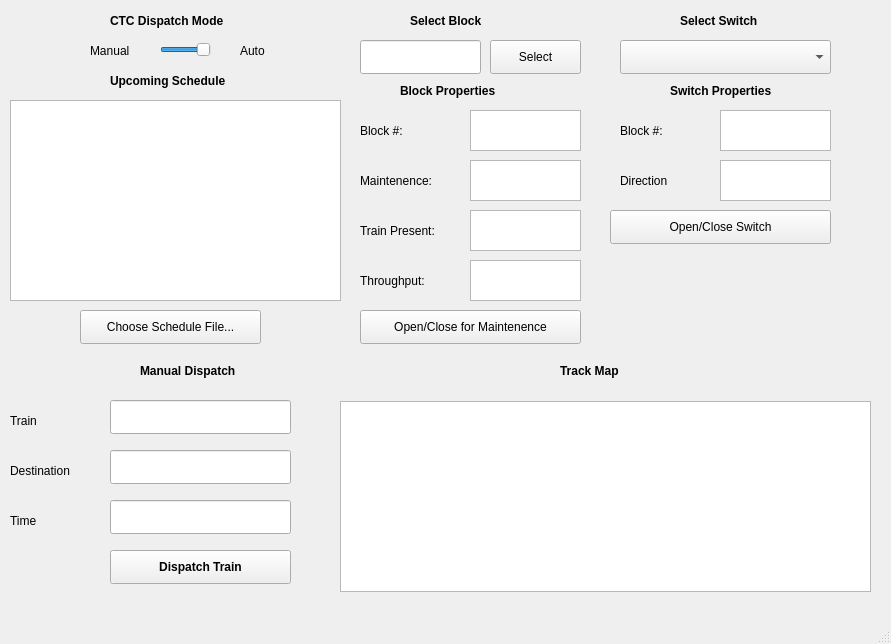
<?xml version="1.0" encoding="UTF-8"?>
<ui version="4.0">
 <class>CTCWindow</class>
 <widget class="QMainWindow" name="CTCWindow">
  <property name="geometry">
   <rect>
    <x>0</x>
    <y>0</y>
    <width>891</width>
    <height>644</height>
   </rect>
  </property>
  <property name="sizePolicy">
   <sizepolicy hsizetype="Fixed" vsizetype="Fixed">
    <horstretch>0</horstretch>
    <verstretch>0</verstretch>
   </sizepolicy>
  </property>
  <property name="minimumSize">
   <size>
    <width>0</width>
    <height>0</height>
   </size>
  </property>
  <property name="maximumSize">
   <size>
    <width>9999</width>
    <height>9999</height>
   </size>
  </property>
  <property name="windowTitle">
   <string>CTC Module</string>
  </property>
  <widget class="QWidget" name="centralwidget">
   <widget class="QPushButton" name="button_chooseSchedule">
    <property name="geometry">
     <rect>
      <x>80</x>
      <y>310</y>
      <width>181</width>
      <height>34</height>
     </rect>
    </property>
    <property name="text">
     <string>Choose Schedule File...</string>
    </property>
   </widget>
   <widget class="QLabel" name="label_upcomingSchedule">
    <property name="geometry">
     <rect>
      <x>110</x>
      <y>70</y>
      <width>151</width>
      <height>22</height>
     </rect>
    </property>
    <property name="font">
     <font>
      <weight>75</weight>
      <bold>true</bold>
     </font>
    </property>
    <property name="text">
     <string>Upcoming Schedule</string>
    </property>
   </widget>
   <widget class="QSlider" name="horizontalSlider_mode">
    <property name="geometry">
     <rect>
      <x>160</x>
      <y>40</y>
      <width>51</width>
      <height>20</height>
     </rect>
    </property>
    <property name="maximum">
     <number>1</number>
    </property>
    <property name="value">
     <number>1</number>
    </property>
    <property name="orientation">
     <enum>Qt::Horizontal</enum>
    </property>
   </widget>
   <widget class="QLabel" name="label_ctcDispatchMode">
    <property name="geometry">
     <rect>
      <x>110</x>
      <y>10</y>
      <width>151</width>
      <height>22</height>
     </rect>
    </property>
    <property name="font">
     <font>
      <weight>75</weight>
      <bold>true</bold>
     </font>
    </property>
    <property name="text">
     <string>CTC Dispatch Mode</string>
    </property>
   </widget>
   <widget class="QLabel" name="label_autoDispatchMode">
    <property name="geometry">
     <rect>
      <x>240</x>
      <y>40</y>
      <width>41</width>
      <height>22</height>
     </rect>
    </property>
    <property name="font">
     <font>
      <weight>50</weight>
      <bold>false</bold>
     </font>
    </property>
    <property name="text">
     <string>Auto</string>
    </property>
   </widget>
   <widget class="QLabel" name="label_manualDispatchMode">
    <property name="geometry">
     <rect>
      <x>90</x>
      <y>40</y>
      <width>61</width>
      <height>22</height>
     </rect>
    </property>
    <property name="font">
     <font>
      <weight>50</weight>
      <bold>false</bold>
     </font>
    </property>
    <property name="text">
     <string>Manual</string>
    </property>
   </widget>
   <widget class="QTextBrowser" name="textBrowser_schedule">
    <property name="geometry">
     <rect>
      <x>10</x>
      <y>100</y>
      <width>331</width>
      <height>201</height>
     </rect>
    </property>
   </widget>
   <widget class="QLabel" name="label_manualDispatchGroup">
    <property name="geometry">
     <rect>
      <x>140</x>
      <y>360</y>
      <width>131</width>
      <height>22</height>
     </rect>
    </property>
    <property name="font">
     <font>
      <weight>75</weight>
      <bold>true</bold>
     </font>
    </property>
    <property name="text">
     <string>Manual Dispatch</string>
    </property>
   </widget>
   <widget class="QLabel" name="label_manualDispatchtrain">
    <property name="geometry">
     <rect>
      <x>10</x>
      <y>410</y>
      <width>41</width>
      <height>22</height>
     </rect>
    </property>
    <property name="font">
     <font>
      <weight>50</weight>
      <bold>false</bold>
     </font>
    </property>
    <property name="text">
     <string>Train</string>
    </property>
   </widget>
   <widget class="QLabel" name="label_manualDispatchTo">
    <property name="geometry">
     <rect>
      <x>10</x>
      <y>460</y>
      <width>81</width>
      <height>22</height>
     </rect>
    </property>
    <property name="font">
     <font>
      <weight>50</weight>
      <bold>false</bold>
     </font>
    </property>
    <property name="text">
     <string>Destination</string>
    </property>
   </widget>
   <widget class="QLabel" name="label_manualDispatchToTime">
    <property name="geometry">
     <rect>
      <x>10</x>
      <y>510</y>
      <width>41</width>
      <height>22</height>
     </rect>
    </property>
    <property name="font">
     <font>
      <weight>50</weight>
      <bold>false</bold>
     </font>
    </property>
    <property name="text">
     <string>Time</string>
    </property>
   </widget>
   <widget class="QLineEdit" name="lineEdit_dispatchTrain">
    <property name="geometry">
     <rect>
      <x>110</x>
      <y>400</y>
      <width>181</width>
      <height>34</height>
     </rect>
    </property>
   </widget>
   <widget class="QLineEdit" name="lineEdit_dispatchTo">
    <property name="geometry">
     <rect>
      <x>110</x>
      <y>450</y>
      <width>181</width>
      <height>34</height>
     </rect>
    </property>
   </widget>
   <widget class="QLineEdit" name="lineEdit_dispatchTime">
    <property name="geometry">
     <rect>
      <x>110</x>
      <y>500</y>
      <width>181</width>
      <height>34</height>
     </rect>
    </property>
   </widget>
   <widget class="QPushButton" name="pushButton_dispatchTrain">
    <property name="geometry">
     <rect>
      <x>110</x>
      <y>550</y>
      <width>181</width>
      <height>34</height>
     </rect>
    </property>
    <property name="font">
     <font>
      <weight>75</weight>
      <bold>true</bold>
     </font>
    </property>
    <property name="text">
     <string>Dispatch Train</string>
    </property>
   </widget>
   <widget class="QLabel" name="label_selectBlock">
    <property name="geometry">
     <rect>
      <x>410</x>
      <y>10</y>
      <width>91</width>
      <height>22</height>
     </rect>
    </property>
    <property name="font">
     <font>
      <weight>75</weight>
      <bold>true</bold>
     </font>
    </property>
    <property name="text">
     <string>Select Block</string>
    </property>
   </widget>
   <widget class="QLineEdit" name="lineEdit_selectBlock">
    <property name="geometry">
     <rect>
      <x>360</x>
      <y>40</y>
      <width>121</width>
      <height>34</height>
     </rect>
    </property>
   </widget>
   <widget class="QLabel" name="label_blockProperties">
    <property name="geometry">
     <rect>
      <x>400</x>
      <y>80</y>
      <width>131</width>
      <height>22</height>
     </rect>
    </property>
    <property name="font">
     <font>
      <weight>75</weight>
      <bold>true</bold>
     </font>
    </property>
    <property name="text">
     <string>Block Properties</string>
    </property>
   </widget>
   <widget class="QLabel" name="label_blockPropertiesId">
    <property name="geometry">
     <rect>
      <x>360</x>
      <y>120</y>
      <width>67</width>
      <height>22</height>
     </rect>
    </property>
    <property name="text">
     <string>Block #:</string>
    </property>
   </widget>
   <widget class="QTextBrowser" name="textBrowser_blockPropertiesId">
    <property name="geometry">
     <rect>
      <x>470</x>
      <y>110</y>
      <width>111</width>
      <height>41</height>
     </rect>
    </property>
   </widget>
   <widget class="QLabel" name="label_blockPropertiesMaintenence">
    <property name="geometry">
     <rect>
      <x>360</x>
      <y>170</y>
      <width>101</width>
      <height>22</height>
     </rect>
    </property>
    <property name="text">
     <string>Maintenence:</string>
    </property>
   </widget>
   <widget class="QTextBrowser" name="textBrowser_blockPropertiesMaintenence">
    <property name="geometry">
     <rect>
      <x>470</x>
      <y>160</y>
      <width>111</width>
      <height>41</height>
     </rect>
    </property>
   </widget>
   <widget class="QLabel" name="label_blockPropertiestrainPresent">
    <property name="geometry">
     <rect>
      <x>360</x>
      <y>220</y>
      <width>101</width>
      <height>22</height>
     </rect>
    </property>
    <property name="text">
     <string>Train Present:</string>
    </property>
   </widget>
   <widget class="QTextBrowser" name="textBrowser_blockPropertiesTrainPresent">
    <property name="geometry">
     <rect>
      <x>470</x>
      <y>210</y>
      <width>111</width>
      <height>41</height>
     </rect>
    </property>
   </widget>
   <widget class="QLabel" name="label_blockPropertiesThroughput">
    <property name="geometry">
     <rect>
      <x>360</x>
      <y>270</y>
      <width>101</width>
      <height>22</height>
     </rect>
    </property>
    <property name="text">
     <string>Throughput:</string>
    </property>
   </widget>
   <widget class="QTextBrowser" name="textBrowser_blockPropertiesThroughput">
    <property name="geometry">
     <rect>
      <x>470</x>
      <y>260</y>
      <width>111</width>
      <height>41</height>
     </rect>
    </property>
   </widget>
   <widget class="QPushButton" name="pushButton_openCloseForMaintenecnce">
    <property name="geometry">
     <rect>
      <x>360</x>
      <y>310</y>
      <width>221</width>
      <height>34</height>
     </rect>
    </property>
    <property name="text">
     <string>Open/Close for Maintenence</string>
    </property>
   </widget>
   <widget class="QPushButton" name="pushButton_selectBlockGo">
    <property name="geometry">
     <rect>
      <x>490</x>
      <y>40</y>
      <width>91</width>
      <height>34</height>
     </rect>
    </property>
    <property name="text">
     <string>Select</string>
    </property>
   </widget>
   <widget class="QGraphicsView" name="graphicsView">
    <property name="geometry">
     <rect>
      <x>340</x>
      <y>401</y>
      <width>531</width>
      <height>191</height>
     </rect>
    </property>
    <property name="interactive">
     <bool>true</bool>
    </property>
   </widget>
   <widget class="QLabel" name="label_selectSwitch">
    <property name="geometry">
     <rect>
      <x>680</x>
      <y>10</y>
      <width>101</width>
      <height>22</height>
     </rect>
    </property>
    <property name="font">
     <font>
      <weight>75</weight>
      <bold>true</bold>
     </font>
    </property>
    <property name="text">
     <string>Select Switch</string>
    </property>
   </widget>
   <widget class="QComboBox" name="comboBox">
    <property name="geometry">
     <rect>
      <x>620</x>
      <y>40</y>
      <width>211</width>
      <height>34</height>
     </rect>
    </property>
   </widget>
   <widget class="QLabel" name="label_switchProperties">
    <property name="geometry">
     <rect>
      <x>670</x>
      <y>80</y>
      <width>131</width>
      <height>22</height>
     </rect>
    </property>
    <property name="font">
     <font>
      <weight>75</weight>
      <bold>true</bold>
     </font>
    </property>
    <property name="text">
     <string>Switch Properties</string>
    </property>
   </widget>
   <widget class="QLabel" name="label_switchPropertiesId">
    <property name="geometry">
     <rect>
      <x>620</x>
      <y>120</y>
      <width>67</width>
      <height>22</height>
     </rect>
    </property>
    <property name="text">
     <string>Block #:</string>
    </property>
   </widget>
   <widget class="QTextBrowser" name="textBrowser_switchId">
    <property name="geometry">
     <rect>
      <x>720</x>
      <y>110</y>
      <width>111</width>
      <height>41</height>
     </rect>
    </property>
   </widget>
   <widget class="QLabel" name="label_switchDirection">
    <property name="geometry">
     <rect>
      <x>620</x>
      <y>170</y>
      <width>67</width>
      <height>22</height>
     </rect>
    </property>
    <property name="text">
     <string>Direction</string>
    </property>
   </widget>
   <widget class="QTextBrowser" name="textBrowser_switchDirection">
    <property name="geometry">
     <rect>
      <x>720</x>
      <y>160</y>
      <width>111</width>
      <height>41</height>
     </rect>
    </property>
   </widget>
   <widget class="QPushButton" name="pushButton_openCloseSwitch">
    <property name="geometry">
     <rect>
      <x>610</x>
      <y>210</y>
      <width>221</width>
      <height>34</height>
     </rect>
    </property>
    <property name="text">
     <string>Open/Close Switch</string>
    </property>
   </widget>
   <widget class="QLabel" name="label_trackMap">
    <property name="geometry">
     <rect>
      <x>560</x>
      <y>360</y>
      <width>81</width>
      <height>22</height>
     </rect>
    </property>
    <property name="font">
     <font>
      <weight>75</weight>
      <bold>true</bold>
     </font>
    </property>
    <property name="text">
     <string>Track Map</string>
    </property>
   </widget>
  </widget>
  <widget class="QMenuBar" name="menubar">
   <property name="geometry">
    <rect>
     <x>0</x>
     <y>0</y>
     <width>891</width>
     <height>31</height>
    </rect>
   </property>
  </widget>
  <widget class="QStatusBar" name="statusbar"/>
  <action name="actionChoose_Schedule_File">
   <property name="text">
    <string>Choose Schedule File...</string>
   </property>
  </action>
 </widget>
 <resources/>
 <connections/>
</ui>
